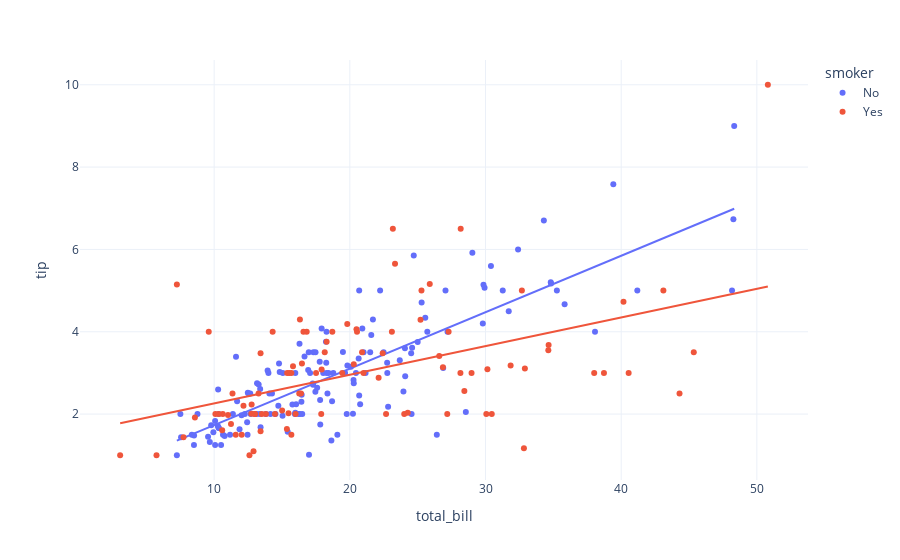

Notebook code for this chart:
### Code cell
px.scatter(data,x='total_bill',y='tip',template='plotly_white',color='smoker',trendline='ols')

### Figure 1 — Plotly figure (JSON) as saved in the notebook; plotly's stock layout.template omitted (floating-point values rounded to 4 significant figures; data arrays with more than 128 entries replaced by an {"elided": "..."} marker saying what was removed)
{"data": [{"hovertemplate": "smoker=No<br>total_bill=%{x}<br>tip=%{y}<extra></extra>", "legendgroup": "No", "marker": {"color": "#636efa", "symbol": "circle"}, "mode": "markers", "name": "No", "orientation": "v", "showlegend": true, "type": "scatter", "x": {"elided": "151 float values"}, "xaxis": "x", "y": {"elided": "151 float values"}, "yaxis": "y"}, {"hovertemplate": "<b>OLS trendline</b><br>tip = 0.137156 * total_bill + 0.360069<br>R<sup>2</sup>=0.675984<br><br>smoker=No<br>total_bill=%{x}<br>tip=%{y} <b>(trend)</b><extra></extra>", "legendgroup": "No", "marker": {"color": "#636efa", "symbol": "circle"}, "mode": "lines", "name": "No", "showlegend": false, "type": "scatter", "x": {"elided": "151 float values"}, "xaxis": "x", "y": {"elided": "151 float values"}, "yaxis": "y"}, {"hovertemplate": "smoker=Yes<br>total_bill=%{x}<br>tip=%{y}<extra></extra>", "legendgroup": "Yes", "marker": {"color": "#EF553B", "symbol": "circle"}, "mode": "markers", "name": "Yes", "orientation": "v", "showlegend": true, "type": "scatter", "x": [38.01, 11.24, 20.29, 13.81, 11.02, 18.29, 3.07, 15.01, 26.86, 25.28, 17.92, 19.44, 32.68, 28.97, 5.75, 16.32, 40.17, 27.28, 12.03, 21.01, 11.35, 15.38, 44.3, 22.42, 15.36, 20.49, 25.21, 14.31, 16, 17.51, 10.59, 10.63, 50.81, 15.81, 7.25, 31.85, 16.82, 32.9, 17.89, 14.48, 9.6, 34.63, 34.65, 23.33, 45.35, 23.17, 40.55, 20.9, 30.46, 18.15, 23.1, 15.69, 19.81, 28.44, 15.48, 16.58, 10.34, 43.11, 13, 13.51, 18.71, 12.74, 13, 16.4, 20.53, 16.47, 26.59, 38.73, 24.27, 12.76, 30.06, 25.89, 13.27, 28.17, 12.9, 28.15, 11.59, 7.74, 30.14, 12.16, 13.42, 8.58, 13.42, 16.27, 10.09, 22.12, 24.01, 15.69, 15.53, 12.6, 32.83, 27.18, 22.67], "xaxis": "x", "y": [3, 1.76, 3.21, 2, 1.98, 3.76, 1, 2.09, 3.14, 5, 3.08, 3, 5, 3, 1, 4.3, 4.73, 4, 1.5, 3, 2.5, 3, 2.5, 3.48, 1.64, 4.06, 4.29, 4, 2, 3, 1.61, 2, 10, 3.16, 5.15, 3.18, 4, 3.11, 2, 2, 4, 3.55, 3.68, 5.65, 3.5, 6.5, 3, 3.5, 2, 3.5, 4, 1.5, 4.19, 2.56, 2.02, 4, 2, 5, 2, 2, 4, 2.01, 2, 2.5, 4, 3.23, 3.41, 3, 2.03, 2.23, 2, 5.16, 2.5, 6.5, 1.1, 3, 1.5, 1.44, 3.09, 2.2, 3.48, 1.92, 1.58, 2.5, 2, 2.88, 2, 3, 3, 1, 1.17, 2, 2], "yaxis": "y"}, {"hovertemplate": "<b>OLS trendline</b><br>tip = 0.0695902 * total_bill + 1.56427<br>R<sup>2</sup>=0.238357<br><br>smoker=Yes<br>total_bill=%{x}<br>tip=%{y} <b>(trend)</b><extra></extra>", "legendgroup": "Yes", "marker": {"color": "#EF553B", "symbol": "circle"}, "mode": "lines", "name": "Yes", "showlegend": false, "type": "scatter", "x": [3.07, 5.75, 7.25, 7.74, 8.58, 9.6, 10.09, 10.34, 10.59, 10.63, 11.02, 11.24, 11.35, 11.59, 12.03, 12.16, 12.6, 12.74, 12.76, 12.9, 13, 13, 13.27, 13.42, 13.42, 13.51, 13.81, 14.31, 14.48, 15.01, 15.36, 15.38, 15.48, 15.53, 15.69, 15.69, 15.81, 16, 16.27, 16.32, 16.4, 16.47, 16.58, 16.82, 17.51, 17.89, 17.92, 18.15, 18.29, 18.71, 19.44, 19.81, 20.29, 20.49, 20.53, 20.9, 21.01, 22.12, 22.42, 22.67, 23.1, 23.17, 23.33, 24.01, 24.27, 25.21, 25.28, 25.89, 26.59, 26.86, 27.18, 27.28, 28.15, 28.17, 28.44, 28.97, 30.06, 30.14, 30.46, 31.85, 32.68, 32.83, 32.9, 34.63, 34.65, 38.01, 38.73, 40.17, 40.55, 43.11, 44.3, 45.35, 50.81], "xaxis": "x", "y": [1.778, 1.964, 2.069, 2.103, 2.161, 2.232, 2.266, 2.284, 2.301, 2.304, 2.331, 2.346, 2.354, 2.371, 2.401, 2.41, 2.441, 2.451, 2.452, 2.462, 2.469, 2.469, 2.488, 2.498, 2.498, 2.504, 2.525, 2.56, 2.572, 2.609, 2.633, 2.635, 2.642, 2.645, 2.656, 2.656, 2.664, 2.678, 2.697, 2.7, 2.706, 2.71, 2.718, 2.735, 2.783, 2.809, 2.811, 2.827, 2.837, 2.866, 2.917, 2.943, 2.976, 2.99, 2.993, 3.019, 3.026, 3.104, 3.124, 3.142, 3.172, 3.177, 3.188, 3.235, 3.253, 3.319, 3.324, 3.366, 3.415, 3.433, 3.456, 3.463, 3.523, 3.525, 3.543, 3.58, 3.656, 3.662, 3.684, 3.781, 3.838, 3.849, 3.854, 3.974, 3.976, 4.209, 4.26, 4.36, 4.386, 4.564, 4.647, 4.72, 5.1], "yaxis": "y"}], "layout": {"legend": {"title": {"text": "smoker"}, "tracegroupgap": 0}, "margin": {"t": 60}, "xaxis": {"anchor": "y", "domain": [0, 1], "title": {"text": "total_bill"}}, "yaxis": {"anchor": "x", "domain": [0, 1], "title": {"text": "tip"}}}}
